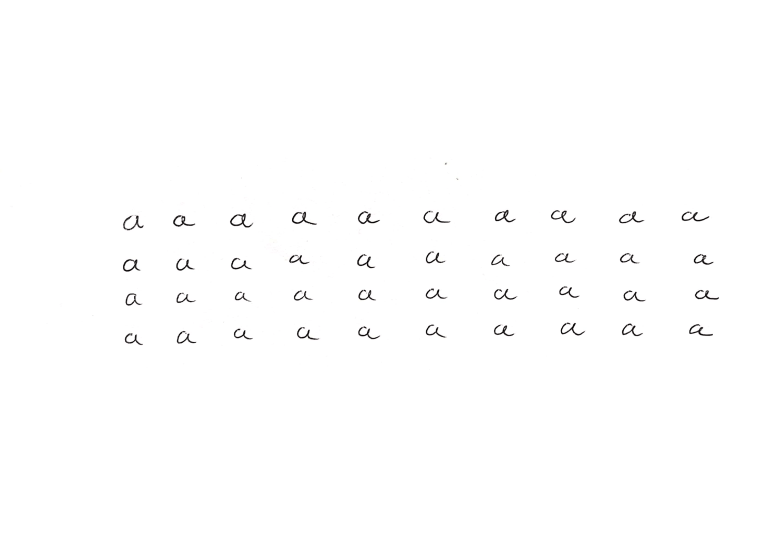
#> input picture Imagenes/A.png, 2339 x 1653 px, given as the content of the folder ./Specimen/Imagenes/A.png, which was not available (shown at 1/3 size)
$ python -i lab4.py   (imports and definitions only)
#> lines starting #> are read from the running program, lines starting #| are printed output that depends on the picture; pictures that were not available may be replaced by others from this repository, and a replacement may not be noted
from imutils.contours import sort_contours
from matplotlib import pyplot as plt
import os, os.path
import cv2 as cv
import imutils
import numpy as nu
import random

# Aplica el procesamiento a las fotos en la carpetea Imagenes que contienen aproximadamente
# 40 letras cada imagen.
# [36 lines left out: functions apply_processing, stract_specimen, not called in this run]

# Aplica bordes a todos los especimenes de una letra en especifico
def modify_specimens(letter):
#> called with letter = 'Imagenes/A.png'
    path, dirs, files = next(os.walk('./Specimen/'+letter))
    print("- Processing " + letter + "'s : " + str(len(files)) + " Images ...")

    for f in files:
        image = cv.imread('./Specimen/'+letter+'/'+f)
#> image is the input picture: shape (1653, 2339, 3); mean B, G, R 253.7, 253.7, 253.8
        applyBorder(image,letter,f)

# Aplica los bordes y dimensionado a una imagen
def applyBorder(image,letra,num):
#> called with letra = 'Imagenes/A.png', num = 'A.png'
    borderSizeTop=100
    h, w , c = image.shape
#> h = 1653; w = 2339; c = 3

    if (w < 100) and (h < 100):
        width = round((borderSizeTop-w)/2)
        height = round((borderSizeTop-h)/2)
        border = cv.copyMakeBorder(image, top=height, bottom=height, left=width, right=width, borderType= cv.BORDER_CONSTANT, value=[0,0,0] )
        resize = cv.resize(border,(100,100))
        cv.imwrite('./SpecimensWithBorders/'+letra+'/'+num,resize)
    else:
        scale_percent = 55 # percent of original size
        width = round(w * scale_percent / 100)
#> width = 1286
        height = round(h * scale_percent / 100)
#> height = 909
        dim = (width, height)
#> dim = (1286, 909)
        resized = cv.resize(image, dim, interpolation = cv.INTER_AREA)

        h, w, c = image.shape
        width = abs(int((borderSizeTop-w)/2))
#> width = 1119
        height = abs(int((borderSizeTop-h)/2))
#> height = 776
        border = cv.copyMakeBorder(resized, top=height, bottom=height, left=width, right=width, borderType= cv.BORDER_CONSTANT, value=[0,0,0] )
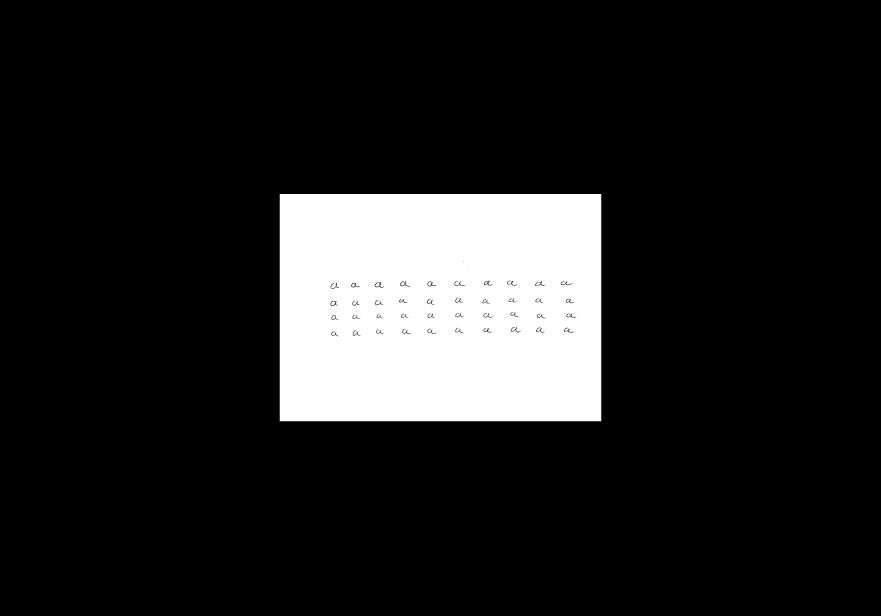
#> border: shape (2461, 3524, 3) (shown at 1/4 size); mean B, G, R 34.2, 34.2, 34.2
        resize = cv.resize(border,(100,100))
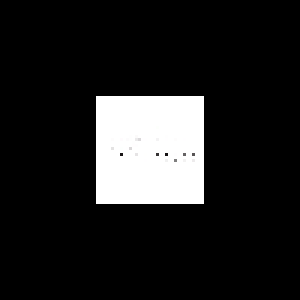
#> resize: shape (100, 100, 3) (shown 3 times larger); mean B, G, R 32.9, 32.9, 32.9
        cv.imwrite('./SpecimensWithBorders/'+letra+'/'+num,resize)

# Extrae el histograma de una imagen
# [155 lines left out: functions extract_histogram, generate_graphic_histogram, calculate_average, show_histogram, select_specimen, main, not called in this run]

#main()

>>> result = modify_specimens('Imagenes/A.png')

$ run again, on Imagenes/E.png
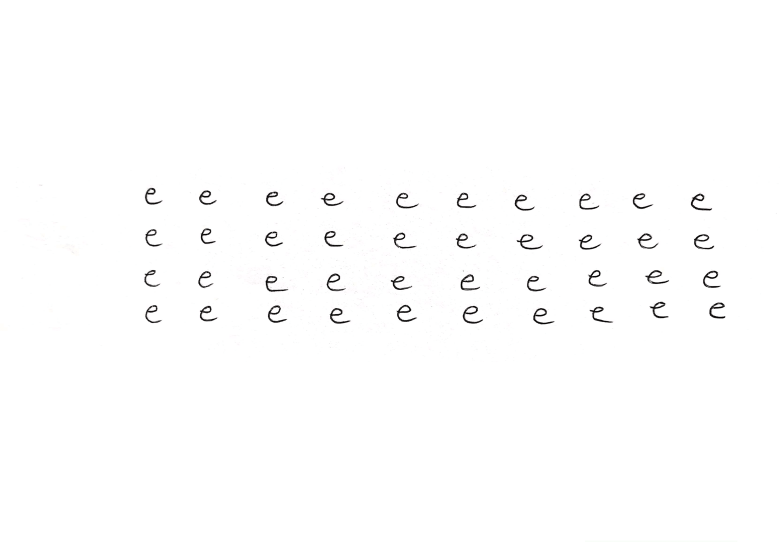
#> input picture Imagenes/E.png, 2339 x 1653 px, given as the content of the folder ./Specimen/Imagenes/E.png, which was not available (shown at 1/3 size)
#> in modify_specimens, image is the input picture: shape (1653, 2339, 3); mean B, G, R 253.2, 253.2, 253.3
#> in applyBorder, `border = cv.copyMakeBorder(resized, top=height, bottom=height, left=wi..`:
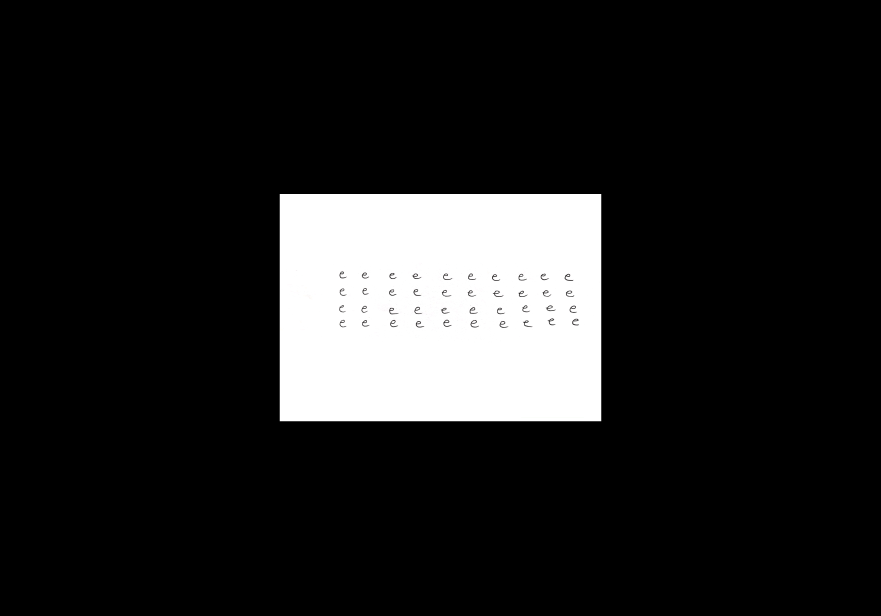
#> border: shape (2461, 3524, 3) (shown at 1/4 size); mean B, G, R 34.1, 34.1, 34.1

$ run again, on Imagenes/I.png
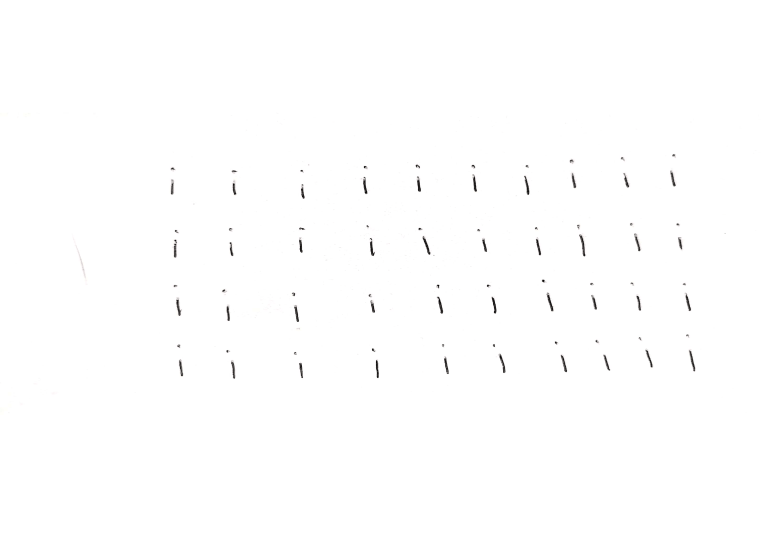
#> input picture Imagenes/I.png, 2339 x 1653 px, given as the content of the folder ./Specimen/Imagenes/I.png, which was not available (shown at 1/3 size)
#> in modify_specimens, image is the input picture: shape (1653, 2339, 3); mean B, G, R 254.2, 254.2, 254.2
#> in applyBorder, `border = cv.copyMakeBorder(resized, top=height, bottom=height, left=wi..`:
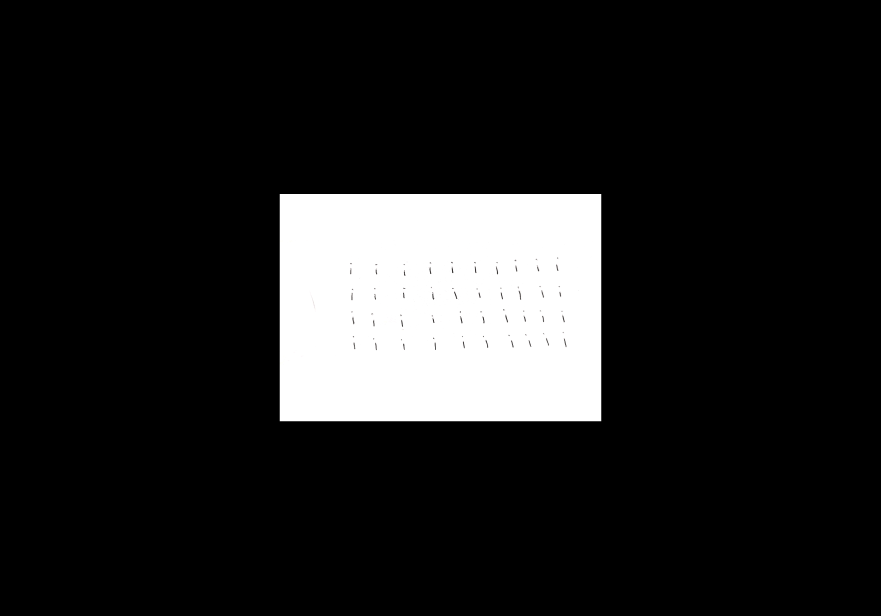
#> border: shape (2461, 3524, 3) (shown at 1/4 size); mean B, G, R 34.3, 34.3, 34.3
